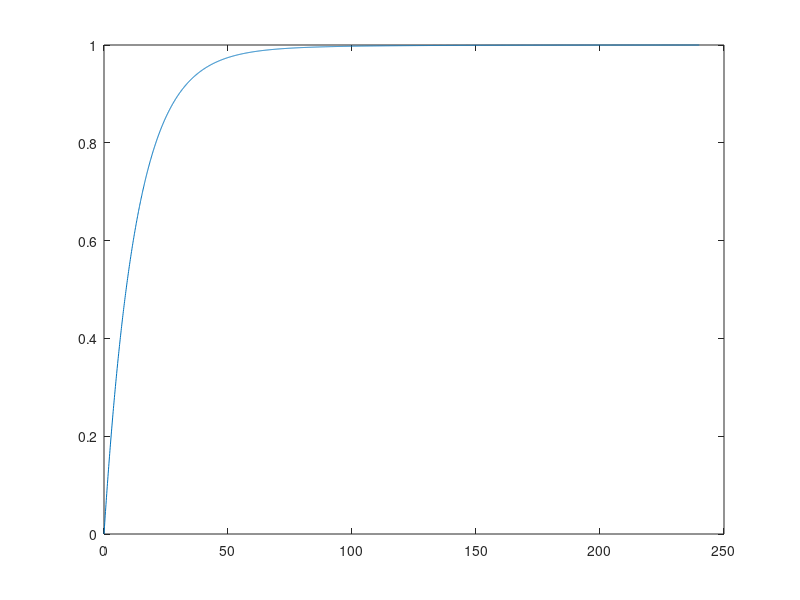

Reproduce this figure in MATLAB.
a1 = 0.99736
b1 = 0.0019800
tempo = 0:0.1:240;

Kp = 4;
Ki = 0.1;
Kd = 1;

Ts = 0.1;
SP = 1;
PV = 0;
resp = 0;
AcaoInt = 0;
ErroAnterior = SP - PV;

for i = 0.1:0.1:240
  Erro = SP - PV;
  AcaoProp = Kp*Erro;
  AcaoInt = AcaoInt + Ki*Ts*Erro;
  AcaoDeriv = ((Erro - ErroAnterior)/Ts)*Kd;
  ErroAnterior = Erro;
  AcaoControlador = AcaoProp + AcaoInt + AcaoDeriv;
  PV = a1*PV + b1*AcaoControlador;
  resp = [resp PV];
end

plot(tempo,resp)
